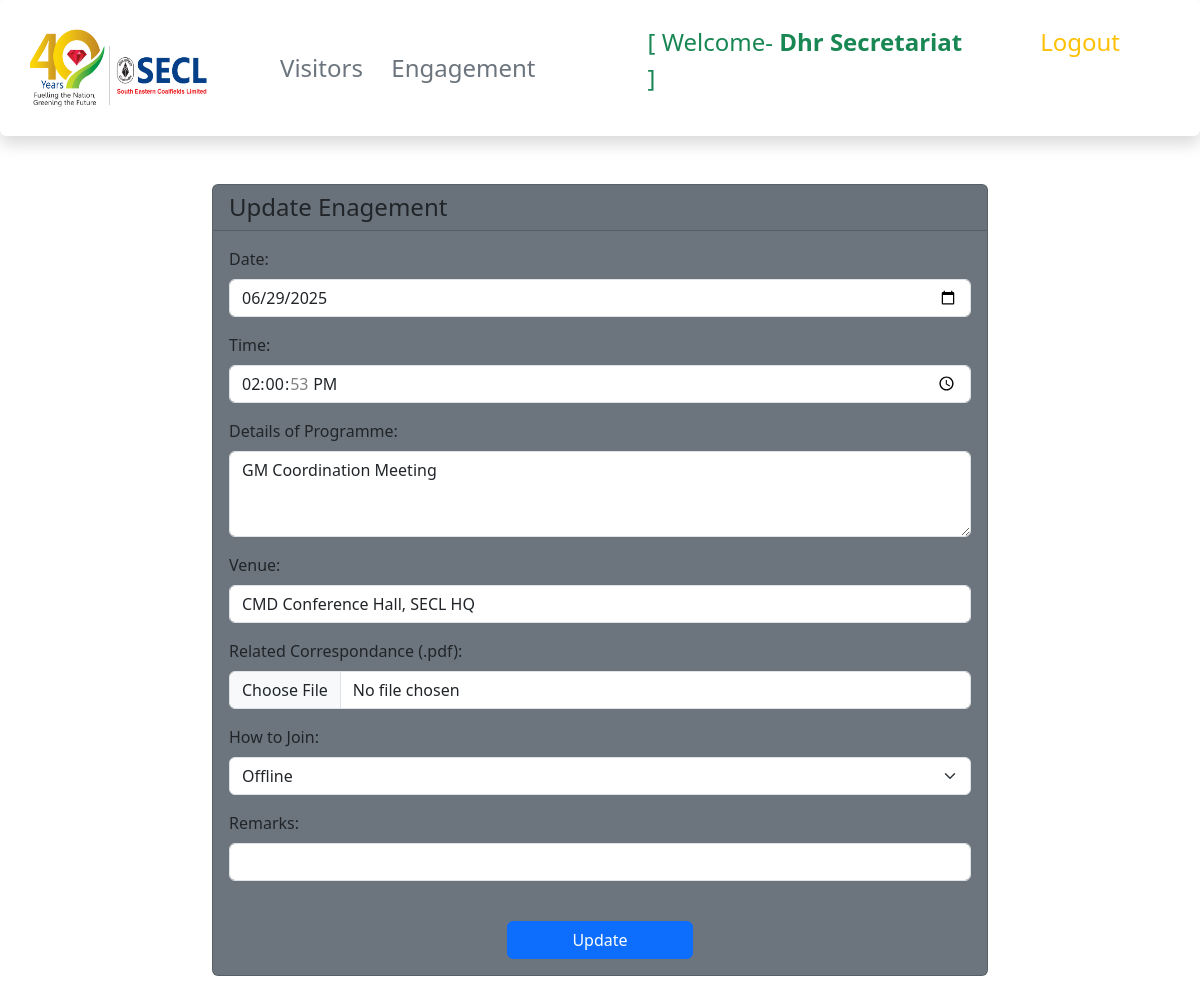
/update/1 (signed in), run on the app's committed database.
### planner/models.py (models this page shows)
class Planner(models.Model):
    plan_date= models.DateField(default=datetime.now, verbose_name='Date:',  null=True, blank=True)
    plan_time= models.TimeField(default=datetime.now, verbose_name='Time: ', null=True, blank=True)
    plan_text= models.TextField(verbose_name='Details of Programme: ', null=True, blank=True)
    plan_venue= models.CharField(max_length=100, verbose_name='Venue: ', null=True, blank=True)
    plan_file = models.FileField(upload_to='planner', null=True, blank=True, verbose_name='Related Correspondance (.pdf):')
    plan_how = models.CharField(max_length=60, verbose_name='How to Join: ', null=True, blank=True, choices=how_choices)
    plan_remarks= models.CharField(max_length=200,verbose_name='Remarks: ', null=True, blank=True)
    plan_updated = models.DateTimeField(auto_now=True)
    plan_created = models.DateTimeField(auto_now_add=True)
    class Meta:
        ordering = ['plan_date','plan_time' ]

### planner/views.py (the view)
# urls.py: path('update/<str:pk>', views.planner_update, name='planner_update'),
@login_required
@csrf_exempt
def planner_update(request,pk):
    visitor = get_object_or_404(Planner,id=pk)
    form = PlannerForm(request.POST or None, request.FILES or None, instance=visitor)
    if request.method == 'POST' and form.is_valid():
        form.save()
        return redirect('planner:planner_table')
    context = {
        'form': form,
        }
    return render(request, 'planner/planner_update.html', context)

### planner/forms.py
class PlannerForm(forms.ModelForm):
    class Meta:
        model = Planner
        fields = "__all__"
        widgets = {
            'plan_date': forms.widgets.DateInput(attrs={'type': 'date'}),
             "plan_time": widgets.AdminTimeWidget(attrs={'type': 'time'}),
             'plan_text': forms.Textarea(attrs={'rows': 3, 'cols': 40}),
        }

### planner/templates/planner/planner_update.html (shortened to what this page needs)
{% extends 'base.html' %}
{% load static %}
{% load crispy_forms_tags %}
{% block content %}
<form id="PlannerUpdateForm" method="POST" enctype="multipart/form-data">
    <div class="container mt-1" style="width:800px;">
        <div class="card bg-secondary fw-800">
            <h4 class="card-header">Update Enagement</h4>
            <div class="card-body">
                {{ form|crispy }}
                <div class="text-center">
                    <a href="{% url 'planner:planner_table' %}">
                    <button type="submit" class="btn btn-primary mt-4 w-25">Update</button>
                    </a>
                </div>
            </div>
        </div>
    </div>
</form>
{% endblock content %}

### templates/nav.html (shortened to what this page needs)
{% load static %}
   <nav class="navbar navbar-expand-md .bg-light shadow p-3 mb-5 bg-body rounded">
                    <div class="container-fluid ms-0 pe-2 ">
                      <a class="navbar-brand img-fluid" href="{% url 'planner:home' %}" >
                         <img src="{% static '/images/logo_secl.png' %}" px-5 width="180px" height="80px" >
                      </a>
                      <div class="collapse navbar-collapse" id="navbarNav">
                        <ul class="navbar-nav align-items-baseline justify-content-evenly px-5 ">
                          <li class="nav-item ">
                            <a class="nav-link hovercolor fs-4 text-secondary" aria-current="page" href="{% url 'visitor:visitor_table' %}">Visitors</a>
                          </li>
                          <li class="nav-item ">
                            <a class="nav-link hovercolor fs-4 text-secondary" href="{% url 'planner:planner_table' %}">&nbsp;&nbsp;Engagement</a>
                          </li>
                        </ul>
                      </div>
                    {% if user.is_authenticated %}
                      <div>
                        <ul class="navbar-nav align-items-baseline justify-content-evenly px-5 ">
                          <li class="nav-item ">
                            <p class="nav-link fs-4 text-success me-5" aria-current="page">[ Welcome- <strong> {{ request.user.get_full_name  | title }} </strong>]</p>
                          </li>
                          <li>
                              <form action="{% url 'users:logout' %}" method="post">
                                  <button type="submit" class="nav-link hovercolor fs-4 text-warning" aria-current="page">Logout</button>
                              </form>
                          </li>
                        </ul>
                      </div>
                    {% endif %}
                    </div>
  </nav>

### data on the page
Planner: plan_date "06/29/2025", plan_time "14:00:53", plan_text "GM Coordination Meeting", plan_venue "CMD Conference Hall, SECL HQ", plan_how "Offline"

### other printed values
{{ request.user.get_full_name  | title }} "Dhr Secretariat"
